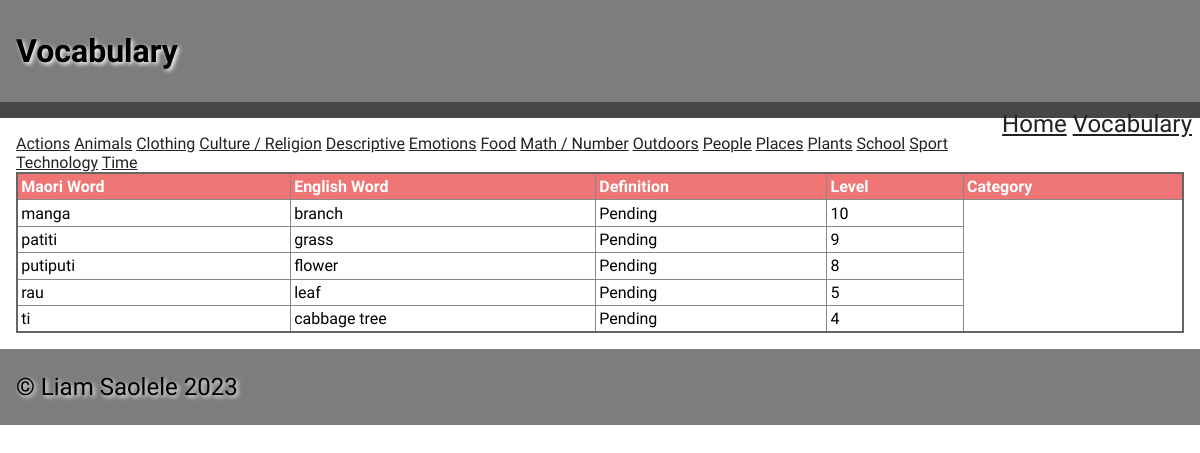
The app's page /vocab/12 with its own data.
### tables this page shows
CREATE TABLE category_table
(
    id       integer
        constraint category_table_pk
            primary key autoincrement,
    Category varchar(20) not null
);

CREATE TABLE "words_list"
(
    ID         integer
        constraint words_list_pk
            primary key autoincrement,
    Maori      varchar(20)  not null,
    English    varchar(20)  not null,
    Definition varchar(500) not null,
    Level      integer      not null,
    cat_id     integer
);

### app.py (the view)
@app.route('/vocab/<cat_id>')     # calls vocabulary page
def render_vocab(cat_id):
    con = open_database(DATABASE)
    query = "SELECT * FROM category_table"
    cur = con.cursor()
    cur.execute(query)
    category_list = cur.fetchall()
    print(category_list)
    query = "SELECT * FROM words_list WHERE cat_id= ? ORDER BY ID"
    cur = con.cursor()
    cur.execute(query, (cat_id, ))
    words_list = cur.fetchall()
    print(words_list)
    con.close()
    return render_template('vocab.html', words=words_list, categories=category_list)

### app.py (called while the page is built)
def open_database(db_file):     # function to connect to database
    try:
        connection = sqlite3.connect(db_file)
        return connection
    except Error as e:
        print(e)
    return None

### templates/vocab.html
{% extends 'base.html' %}
{% block pageheading %}
Vocabulary
{% endblock %}
{% block main %}
    {% for category in categories %}
        <th><a href="/vocab/{{ category[0] }}">{{ category[1] }}</a></th>
    {% endfor %}
    <table>
        <tr>
            <th>Maori Word</th>
            <th>English Word</th>
            <th>Definition</th>
            <th>Level</th>
            <th>Category</th>
        </tr>
        {% for word in words %}
        <tr>
            <td>{{ word[1] }}</td>
            <td>{{ word[2] }}</td>
            <td>{{ word[3] }}</td>
            <td>{{ word[4] }}</td>
        </tr>
        {% endfor %}
    </table>
{% endblock %}

### templates/base.html (shortened to what this page needs)
<!DOCTYPE html>
<html lang="en">
<head>
	<link href="{{ url_for('static', filename='css/style.css') }}" rel="stylesheet">
</head>
<body>
	<div id="container">
		<header>
			<h1>{% block pageheading %}{% endblock %}</h1>
		</header>
		<nav>
            <div class="navbar-links">
                <a href="/">Home</a>
                <a href="/vocab/1">Vocabulary</a>
            </div>
		</nav>
		<main>
            {% block main%}{% endblock %}
        </main>
		<footer>
			<p>
				&copy; Liam Saolele 2023
			</p>
		</footer>
	</div>
</body>
</html>

### static/css/style.css (style rules this page uses)
* { font-family: Comfortaa, sans-serif; margin: 0; padding: 0; box-sizing: border-box; }
#container { margin: auto; width: auto; }
header { grid-area: header; background-color: #7c7e7d; padding: 1rem; }
nav { grid-area: nav; text-align: center; font-size: 1.5rem; }
.navbar-links { display: inline; float: right; }
main { grid-area: main; padding: 1rem; background-color: #ffffff; }
h1, h2, h3, h4 { padding: 1rem 0; font-family: 'Suez One', serif; color: #000; text-shadow: 2px 2px 4px #fff; }
p { padding: 0.5rem 0; }
a { color: #222; }
table { width: 100%; border: 2px solid #666; border-collapse: collapse; }
th, td { border: 1px solid #888; padding: 0.2rem; text-align: left; }
th { background-color: #ef7575; color: #fff; }
footer { grid-area: footer; padding: 1rem; background-color: #7c7e7d; }
footer p { color: #000; text-shadow: 2px 2px 4px #fff; font-size: 1.5rem; }
nav { background: #484747; padding: 0.5rem; }

### records on screen
category_table: Category "Actions"
category_table: Category "Animals"
category_table: Category "Clothing"
category_table: Category "Culture / Religion"
category_table: Category "Descriptive"
category_table: Category "Emotions"
category_table: Category "Food"
category_table: Category "Math / Number"
category_table: Category "Outdoors"
category_table: Category "People"
category_table: Category "Places"
category_table: Category "Plants"
category_table: Category "School"
category_table: Category "Sport"
category_table: Category "Technology"
category_table: Category "Time"
words_list: Maori "manga", English "branch", Definition "Pending", Level "10"
words_list: Maori "patiti", English "grass", Definition "Pending", Level "9"
words_list: Maori "putiputi", English "flower", Definition "Pending", Level "8"
words_list: Maori "rau", English "leaf", Definition "Pending", Level "5"
words_list: Maori "ti", English "cabbage tree", Definition "Pending", Level "4"
